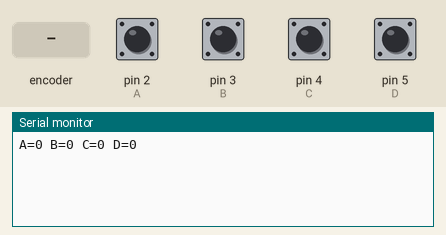
This sketch was run on a simulated Arduino Uno, built with avr-gcc and run on an emulated ATmega328P. Shown: the last lines printed to the serial monitor. Inputs (shaded band) come from the test bench; at power-on: pin 2 (A), pin 3 (B), pin 4 (C), pin 5 (D) HIGH.

Above: at 1.2 s.
1.3 s: rotary encoder on pin 2 (A) / pin 3 (B) turned 1 step (first pin leading)
At 2.7 s:
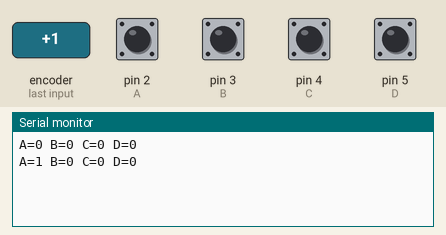
3.0 s: pin 4 (C) pulled LOW for 1 s
At 5.2 s:
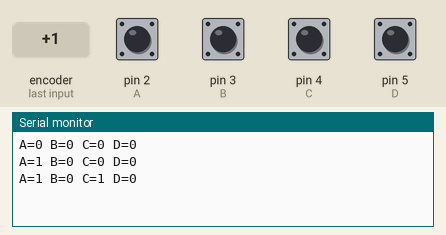
5.5 s: pin 5 (D) pulled LOW for 0.15 s
At 6.9 s:
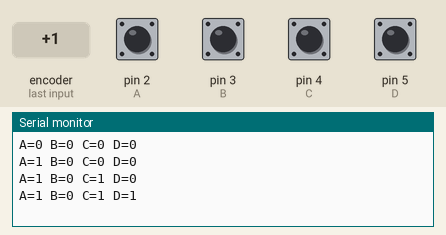
7.1 s: pin 5 (D) pulled LOW for 1 s
At 9.3 s:
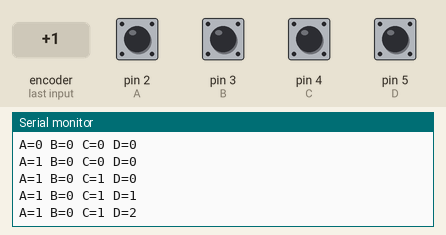
9.6 s: pin 4 (C) pulled LOW for 0.15 s
At 11.0 s:
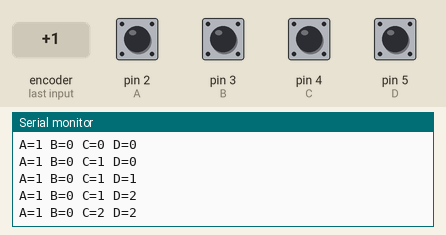
11.2 s: rotary encoder on pin 2 (A) / pin 3 (B) turned 3 steps (first pin leading)
At 12.9 s:
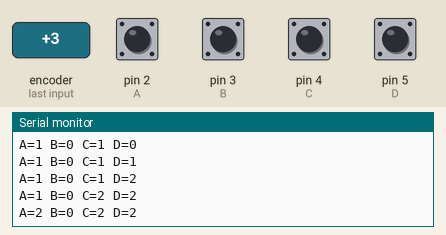
Timing chart, 0 to 14.3 s (numbered marks = the images above; inputs shaded):
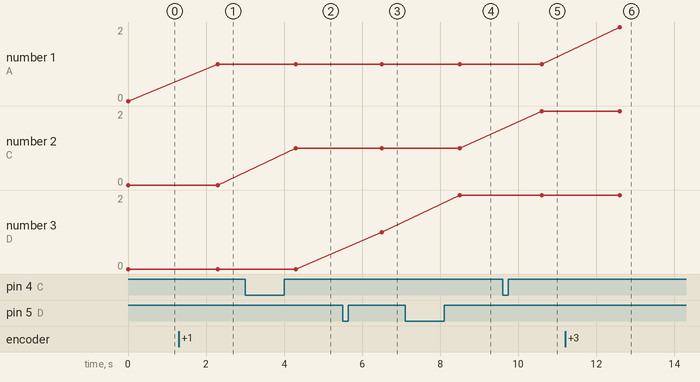

The sketch:

example8.ino
```cpp
int A=2;
int B=3;
int C=4;
int D=5;


int A_count=0;
int B_count=0;
int C_count=0;
int D_count=0;


void setup() {

  Serial.begin(9600);
  pinMode(A, INPUT_PULLUP);
  pinMode(B, INPUT_PULLUP);
  pinMode(C, INPUT_PULLUP);
  pinMode(D, INPUT_PULLUP);
  Serial.print("A="),Serial.print("0"),
  Serial.print(" B="),Serial.print("0"),
  Serial.print(" C="),Serial.print("0"),
  Serial.print(" D="),Serial.print("0");


}

void loop()
{
int A_state = digitalRead(A);
int B_state = digitalRead(B);
int C_state = digitalRead(C);
int D_state = digitalRead(D);


if (A_state ==0){
    A_count ++;

  delay(1000);
}
else
{}
if (B_state ==0){
    B_count ++;

  delay(1000);
}
else
{}
if (C_state ==0){
    C_count ++;

  delay(1000);
}
else
{}
if (D_state ==0){
    D_count ++;

  delay(1000);
}

else
{}
  if (A_state ==0 || B_state ==0 || C_state ==0 || D_state ==0 )
  {
  Serial.print("\n");
  Serial.print("A="),Serial.print(A_count),
  Serial.print(" B="),Serial.print(B_count),
  Serial.print(" C="),Serial.print(C_count),
  Serial.print(" D="),Serial.print(D_count),

  delay(1000);
  }
  else
  {}
}
```

Measured:
- after the input at 1.3 s, the serial monitor: prints a new line after 1.0 s (image 1)
- after the input at 3.0 s, the serial monitor: prints a new line after 1.3 s (image 2)
- after the input at 5.5 s, the serial monitor: prints a new line after 1.0 s (image 3)
- after the input at 7.1 s, the serial monitor: prints a new line after 1.4 s (image 4)
- after the input at 9.6 s, the serial monitor: prints a new line after 1.0 s (image 5)
- after the input at 11.2 s, the serial monitor: prints a new line after 1.4 s (image 6)
- plotted number 1: 0 → 1 after the input at 1.3 s
- plotted number 3: 1 → 2 after the input at 7.1 s
